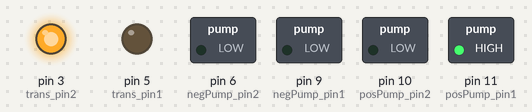
The sketch below on a simulated Arduino Uno, built with avr-gcc and run on an emulated ATmega328P. Parts: switched loads named in the sketch (green lamp = pin HIGH), output pins drawn as LEDs (lit = HIGH).

Above: at 2.5 s.
At 12.5 s:
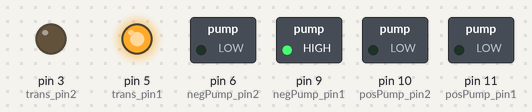
At 17.5 s:
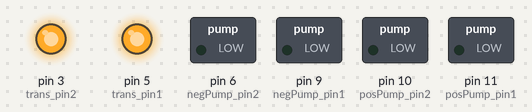
Timing chart, 0 to 26.0 s (numbered marks = the images above):
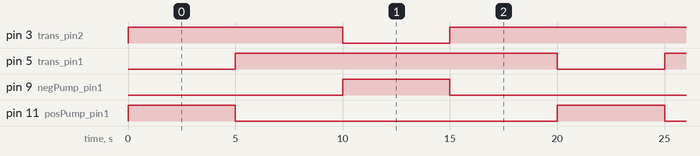

Measured:
- by itself, pin 3 (trans_pin2), pin 5 (trans_pin1): alternates HIGH for 15.0 s and LOW for 5.0 s
- by itself, pin 9 (negPump_pin1), pin 11 (posPump_pin1): alternates HIGH for 5.0 s and LOW for 15.0 s
- by itself, everything shown: repeats every 20.0 s, in 4 steps

The sketch:

Pump_Test.ino
```cpp
// Pump Test Code

// Goal: Open only Valve 1, pump 1. Then delay. Then only valve 2 pump 2. Then close both. Repeat

const int pump_dutycycle = 200; //Level of pumping
const int delay_time = 5000; //(delay in ms)

//H-Bridge Pump Pins (PWM)

const int posPump_pin1 = 11;
const int posPump_pin2 = 10;
const int negPump_pin1 = 9;
const int negPump_pin2 = 6;


//Valve pins
const int trans_pin1 = 5;
const int trans_pin2 = 3;


void setup() {
  // put your setup code here, to run once:


  pinMode(trans_pin1, OUTPUT);
  pinMode(trans_pin2, OUTPUT);


  pinMode(posPump_pin1, OUTPUT);
  pinMode(posPump_pin2, OUTPUT);
  pinMode(negPump_pin1, OUTPUT);
  pinMode(negPump_pin2, OUTPUT);

  //Ensure direction doesn't change (both second pins should be LOW at all times)
  digitalWrite(posPump_pin2,LOW);
  digitalWrite(negPump_pin2,LOW);

  //Start with both valves closed
  digitalWrite(trans_pin1,HIGH);
  digitalWrite(trans_pin2,HIGH);


}

void loop() {
  // put your main code here, to run repeatedly:

  digitalWrite(posPump_pin1,pump_dutycycle);
  digitalWrite(trans_pin1,LOW);
  delay(delay_time);

  digitalWrite(posPump_pin1,0);
  digitalWrite(trans_pin1,HIGH);
  delay(delay_time);

  digitalWrite(negPump_pin1,pump_dutycycle);
  digitalWrite(trans_pin2,LOW);
  delay(delay_time);

  digitalWrite(trans_pin2,HIGH);
  digitalWrite(negPump_pin1,0);
  delay(delay_time);


}
```
